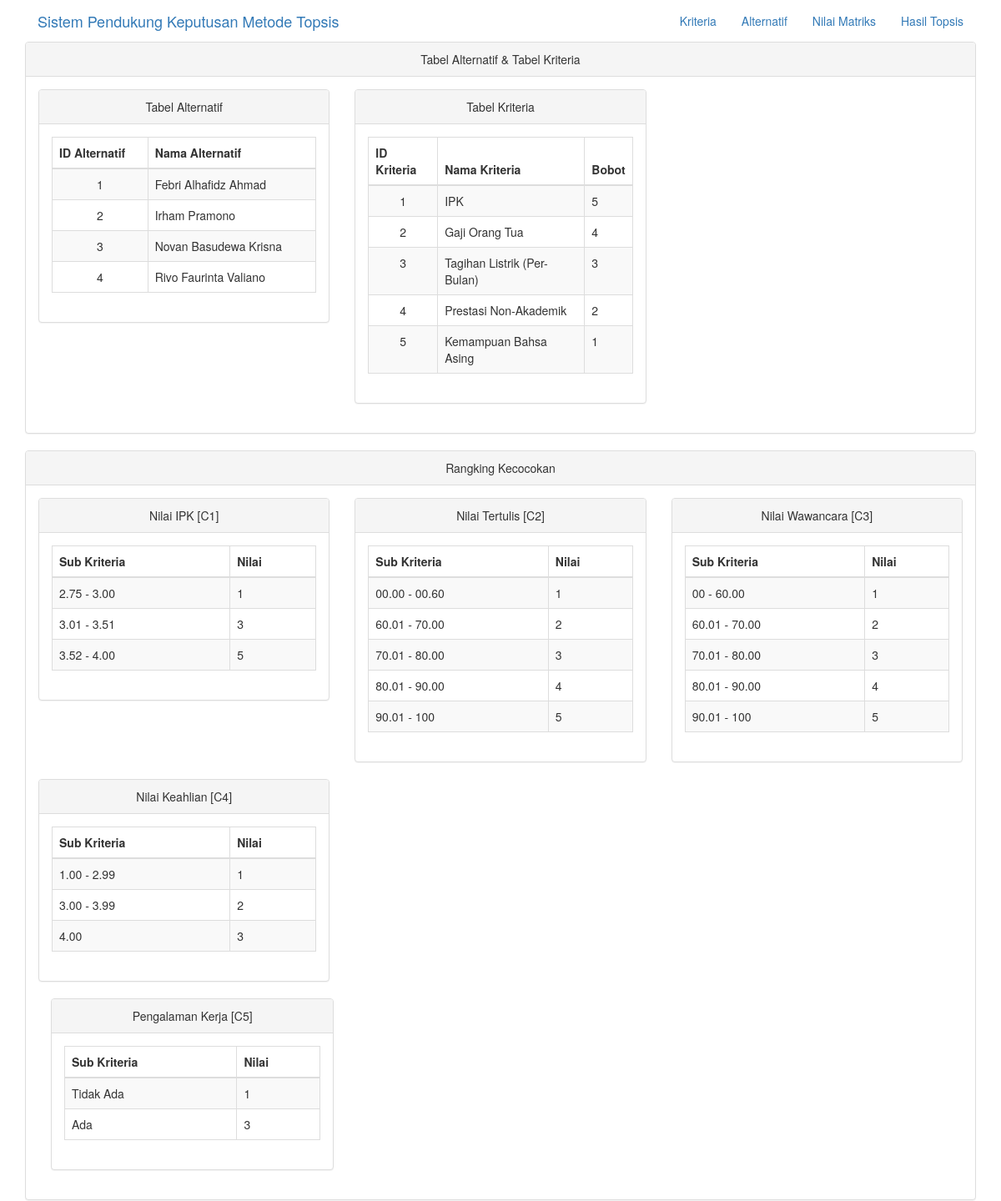
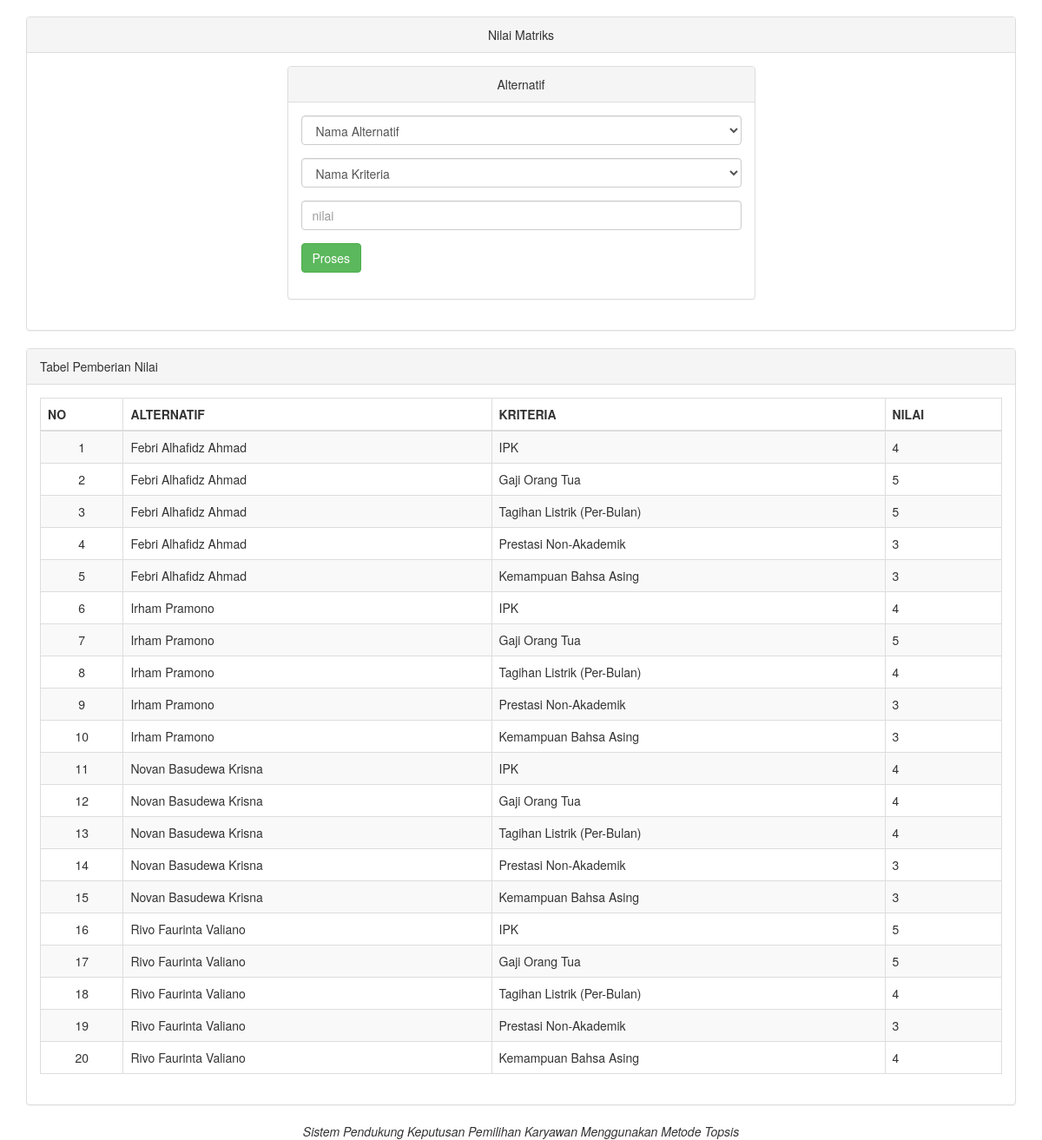
The page /nilmat.php on the database its author committed (2 pictures, top to bottom).
### tables this page shows
CREATE TABLE `tab_alternatif` (
  `id_alternatif` varchar(10) NOT NULL,
  `nama_alternatif` varchar(50) NOT NULL
);

CREATE TABLE `tab_kriteria` (
  `id_kriteria` varchar(10) NOT NULL,
  `nama_kriteria` varchar(50) NOT NULL,
  `bobot` float NOT NULL,
  `status` varchar(20) NOT NULL
);

CREATE TABLE `tab_topsis` (
  `id_alternatif` varchar(10) NOT NULL,
  `id_kriteria` varchar(10) NOT NULL,
  `nilai` float NOT NULL
);

### nilmat.php (the view, shortened to what this page needs)
<?php
include("koneksi.php");
 ?>
<!DOCTYPE html>
<html>
  <head>
    <link href="tampilan/css/bootstrap.min.css" rel="stylesheet">
  </head>
  <body>
    <nav class="">
      <div class="container">
        <div class="navbar-header">
          <a class="navbar-brand" href="index.php">Sistem Pendukung Keputusan Metode Topsis</a>
        </div>
        <div class="collapse navbar-collapse">
          <ul class="nav navbar-nav navbar-right">
            <li>
              <a href="kriteria.php">Kriteria</a>
            </li>
            <li>
              <a href="alternatif.php">Alternatif</a>
            </li>
            <li>
              <a href="nilmat.php">Nilai Matriks</a>
            </li>
            <li>
              <a href="hastop.php">Hasil Topsis</a>
            </li>
          </ul>
        </div>
      </div>
    </nav>
    <div class="container">
        <div class="row">
          <div class="col-lg-12">
            <div class="panel panel-default">
              <div class="panel-heading text-center">
                Tabel Alternatif & Tabel Kriteria
                  </div>
            <div class="panel-body">
              <div class="row">
                <div class="col-xs-6 col-md-4">
                  <div class="panel panel-default">
                    <div class="panel-heading text-center">
                      Tabel Alternatif
                    </div>
                    <div class="panel-body">
                      <div class="row">
                        <div class="col-lg-12">
                          <?php
                           $sql = $koneksi->query('SELECT * FROM tab_alternatif');
                           ?>
                          <table class="table table-striped table-bordered table-hover">
                            <thead>
                              <tr>
                                <th>ID Alternatif</th>
                                <th>Nama Alternatif</th>
                              </tr>
                            </thead>
                            <tbody>
                              <?php
                              while ($row = $sql->fetch_array()) {
                                echo ("<tr><td align=\"center\">".$row[0]."</td>");
                                echo ("<td align=\"left\">".$row[1]."</td>");
                                echo "</tr>";
                              }
                               ?>
                            </tbody>
                          </table>
                        </div>
                      </div>
                    </div>
                  </div>
                </div>
                <div class="col-xs-6 col-md-4">
                  <div class="panel panel-default">
                    <div class="panel-heading text-center">
                      Tabel Kriteria
                    </div>
                    <div class="panel-body">
                      <div class="row">
                        <div class="col-lg-12">
                          <?php
                          $sql = $koneksi->query('SELECT * FROM tab_kriteria');
                           ?>
                          <table class="table table-striped table-bordered table-hover">
                            <thead>
                              <tr>
                                <th>ID Kriteria</th>
                                <th>Nama Kriteria</th>
                                <th>Bobot</th>
                              </tr>
                            </thead>
                            <tbody>
                              <?php
                              while ($row = $sql->fetch_array()) {
                                echo ("<tr><td align=\"center\">".$row[0]."</td>");
                                echo ("<td align=\"left\">".$row[1]."</td>");
                                echo ("<td align=\"left\">".$row[2]."</td>");
                                echo "</tr>";
                              }
                               ?>
                            </tbody>
                          </table>
                        </div>
                      </div>
                    </div>
                  </div>
                </div>
              </div>
            </div>
            </div>
          </div>
        </div>
        </div>
    <div class="container">
          <div class="row">
            <div class="col-lg-12">
          <div class="panel panel-default">
            <div class="panel-heading text-center">
              Rangking Kecocokan
            </div>
          <div class="panel-body">
          <div class="row">
                <div class="col-xs-6 col-md-4">
                  <div class="panel panel-default">
                <div class="panel-heading text-center">
                  Nilai IPK [C1]
                </div>
                <div class="panel-body">
                  <table class="table table-striped table-bordered table-hover">
                    <thead>
                      <tr>
                        <th align="center">Sub Kriteria</th>
                        <th>Nilai</th>
                      </tr>
                    </thead>
                    <tbody>
                      <tr>
                        <td>2.75 - 3.00</td>
                        <td>1</td>
                      </tr>
                      <tr>
                        <td>3.01 - 3.51</td>
                        <td>3</td>
                      </tr>
                      <tr>
                        <td>3.52 - 4.00</td>
                        <td>5</td>
                      </tr>
                    </tbody>
                  </table>
                </div>
              </div>
            </div>
            <div class="col-xs-6 col-md-4">
                <div class="panel panel-default">
                  <div class="panel-heading text-center">
                  Nilai Tertulis [C2]
                </div>
                <div class="panel-body">
                  <table class="table table-striped table-bordered table-hover">
                    <thead>
                      <tr>
                        <th align="center">Sub Kriteria</th>
                        <th>Nilai</th>
                      </tr>
                    </thead>
                    <tbody>
                      <tr>
                        <td>00.00 - 00.60</td>
                        <td>1</td>
                      </tr>
                      <tr>
                        <td>60.01 - 70.00</td>
                        <td>2</td>
                      </tr>
                      <tr>
                        <td>70.01 - 80.00</td>
                        <td>3</td>
                      </tr>
                      <tr>
                        <td>80.01 - 90.00</td>
                        <td>4</td>
                      </tr>
                      <tr>
                        <td>90.01 - 100</td>
                        <td>5</td>
                      </tr>
                    </tbody>
                  </table>
                </div>
              </div>
            </div>
            <div class="col-xs-6 col-md-4">
                  <div class="panel panel-default">
                <div class="panel-heading text-center">
                  Nilai Wawancara [C3]
                </div>
                <div class="panel-body">
                  <table class="table table-striped table-bordered table-hover">
                    <thead>
                      <tr>
                        <th align="center">Sub Kriteria</th>
                        <th>Nilai</th>
                      </tr>
                    </thead>
                    <tbody>
                      <tr>
                        <td>00 - 60.00</td>
                        <td>1</td>
                      </tr>
                      <tr>
                        <td>60.01 - 70.00</td>
                        <td>2</td>
                      </tr>
                      <tr>
                        <td>70.01 - 80.00</td>
                        <td>3</td>
                      </tr>
                      <tr>
                        <td>80.01 - 90.00</td>
                        <td>4</td>
                      </tr>
                      <tr>
                        <td>90.01 - 100</td>
                        <td>5</td>
                      </tr>
                    </tbody>
                  </table>
                </div>
              </div>
            </div>
          </div>
          <div class="row">
          <center>
          <div class="col-xs-6 col-md-4">
                  <div class="panel panel-default">
                <div class="panel-heading text-center">
                  Nilai Keahlian [C4]
                </div>
                <div class="panel-body">
                  <table class="table table-striped table-bordered table-hover">
                    <thead>
                      <tr>
                        <th align="center">Sub Kriteria</th>
                        <th>Nilai</th>
                      </tr>
                    </thead>
                    <tbody>
                      <tr>
                        <td>1.00 - 2.99</td>
                        <td>1</td>
                      </tr>
                      <tr>
                        <td>3.00 - 3.99</td>
                        <td>2</td>
                      </tr>
                      <tr>
                        <td>4.00</td>
                        <td>3</td>
                      </tr>
                    </tbody>
                  </table>
                </div>
              </div>
              </center>
            </div>
            <div class="col-xs-6 col-md-4">
                  <div class="panel panel-default">
                <div class="panel-heading text-center">
                  Pengalaman Kerja [C5]
                </div>
                <div class="panel-body">
                  <table class="table table-striped table-bordered table-hover">
                    <thead>
                      <tr>
                        <th align="center">Sub Kriteria</th>
                        <th>Nilai</th>
                      </tr>
                    </thead>
                    <tbody>
                      <tr>
                        <td>Tidak Ada</td>
                        <td>1</td>
                      </tr>
                      <tr>
                        <td>Ada</td>
                        <td>3</td>
                      </tr>
                    </tbody>
                  </table>
                </div>
              </div>
            </div>
          </div>
          </div>
        </div>
        </div>
        </div>
    <div class="container">
      <div class="row">
        <div class="col-lg-12">
          <div class="panel panel-default">
            <div class="panel-heading text-center">
              Nilai Matriks
            </div>
            <div class="panel-body">
              <div class="row">
                <div class="col-lg-6 col-lg-offset-3">
                  <div class="panel panel-default">
                    <div class="panel-heading text-center">
                      Alternatif
                    </div>
                    <div class="panel-body">
                      <div class="row">
                        <div class="col-lg-12">
                          <form class="form" action="tambahnilmat.php" method="post">
                            <div class="form-group">
                              <select class="form-control" name="alter">
                                <option>Nama Alternatif</option>
                              </select>
                            </div>
                            <div class="form-group">
                              <select class="form-control" name="krit">
                                <option>Nama Kriteria</option>
                              </select>
                            </div>
                            <div class="form-group">
                              <input class="form-control" type="text" name="nilai" placeholder="nilai">
                            </div>
                            <div class="form-group">
                              <button type="submit" class="btn btn-success">Proses</button>
                            </div>
                          </form>
                        </div>
                      </div>
                    </div>
                  </div>
                </div>
                </div>
                </div>
                </div>
                </div>
        <div class="container">
          <div class="row">
            <div class="col-lg-12">
              <div class="panel panel-default">
                <div class="panel-heading">
                  Tabel Pemberian Nilai
                </div>
                <div class="panel-body">
                  <?php
                  $sql = $koneksi->query("SELECT * FROM tab_topsis
                  JOIN tab_alternatif ON tab_topsis.id_alternatif=tab_alternatif.id_alternatif
                  JOIN tab_kriteria ON tab_topsis.id_kriteria=tab_kriteria.id_kriteria") or die (mysql_error());
                   ?>
                  <table class="table table-striped table-bordered table-hover">
                    <thead>
                      <tr>
                        <th>NO</th>
                        <th>ALTERNATIF</th>
                        <th>KRITERIA</th>
                        <th>NILAI</th>
                      </tr>
                    </thead>
                    <tbody>
                      <?php
                      $no=1;
                      while ($row = $sql->fetch_array())
                      {
                        $nmkriteria   =$row['nama_kriteria'];
                        echo ("<tr><td align=\"center\">".$no."</td>");
                        echo ("<td align=\"left\">".$row[4]."</td>");
                        echo ("<td align=\"left\">".$nmkriteria."</td>");
                        echo ("<td align=\"left\">".$row[2]."</td>");
                        echo "</tr>";
                        $no++;
                      }
                       ?>
                    </tbody>
                  </table>
                </div>
              </div>
            </div>
          </div>
        </div>
        <footer class="text-center">
          <div class="footer-below">
            <div class="container">
              <div class="row">
                <div class="col-lg-12">
              <em>Sistem Pendukung Keputusan Pemilihan Karyawan Menggunakan Metode Topsis</em>
                </div>
              </div>
            </div>
          </div>
        </footer>
  </body>
</html>

### rows shown on the page
tab_alternatif: id_alternatif "1", nama_alternatif "Febri Alhafidz Ahmad"
tab_alternatif: id_alternatif "2", nama_alternatif "Irham Pramono"
tab_alternatif: id_alternatif "3", nama_alternatif "Novan Basudewa Krisna"
tab_alternatif: id_alternatif "4", nama_alternatif "Rivo Faurinta Valiano"
tab_kriteria: id_kriteria "1", nama_kriteria "IPK", bobot "5"
tab_kriteria: id_kriteria "2", nama_kriteria "Gaji Orang Tua", bobot "4"
tab_kriteria: id_kriteria "3", nama_kriteria "Tagihan Listrik (Per-Bulan)", bobot "3"
tab_kriteria: id_kriteria "4", nama_kriteria "Prestasi Non-Akademik", bobot "2"
tab_kriteria: id_kriteria "5", nama_kriteria "Kemampuan Bahsa Asing", bobot "1"
tab_topsis: id_alternatif.nama_alternatif "Febri Alhafidz Ahmad", id_kriteria.nama_kriteria "IPK", nilai "4"
tab_topsis: id_alternatif.nama_alternatif "Febri Alhafidz Ahmad", id_kriteria.nama_kriteria "Gaji Orang Tua", nilai "5"
tab_topsis: id_alternatif.nama_alternatif "Febri Alhafidz Ahmad", id_kriteria.nama_kriteria "Tagihan Listrik (Per-Bulan)", nilai "5"
tab_topsis: id_alternatif.nama_alternatif "Febri Alhafidz Ahmad", id_kriteria.nama_kriteria "Prestasi Non-Akademik", nilai "3"
tab_topsis: id_alternatif.nama_alternatif "Febri Alhafidz Ahmad", id_kriteria.nama_kriteria "Kemampuan Bahsa Asing", nilai "3"
tab_topsis: id_alternatif.nama_alternatif "Irham Pramono", id_kriteria.nama_kriteria "IPK", nilai "4"
tab_topsis: id_alternatif.nama_alternatif "Irham Pramono", id_kriteria.nama_kriteria "Gaji Orang Tua", nilai "5"
tab_topsis: id_alternatif.nama_alternatif "Irham Pramono", id_kriteria.nama_kriteria "Tagihan Listrik (Per-Bulan)", nilai "4"
tab_topsis: id_alternatif.nama_alternatif "Irham Pramono", id_kriteria.nama_kriteria "Prestasi Non-Akademik", nilai "3"
tab_topsis: id_alternatif.nama_alternatif "Irham Pramono", id_kriteria.nama_kriteria "Kemampuan Bahsa Asing", nilai "3"
tab_topsis: id_alternatif.nama_alternatif "Novan Basudewa Krisna", id_kriteria.nama_kriteria "IPK", nilai "4"
tab_topsis: id_alternatif.nama_alternatif "Novan Basudewa Krisna", id_kriteria.nama_kriteria "Gaji Orang Tua", nilai "4"
tab_topsis: id_alternatif.nama_alternatif "Novan Basudewa Krisna", id_kriteria.nama_kriteria "Tagihan Listrik (Per-Bulan)", nilai "4"
tab_topsis: id_alternatif.nama_alternatif "Novan Basudewa Krisna", id_kriteria.nama_kriteria "Prestasi Non-Akademik", nilai "3"
tab_topsis: id_alternatif.nama_alternatif "Novan Basudewa Krisna", id_kriteria.nama_kriteria "Kemampuan Bahsa Asing", nilai "3"
tab_topsis: id_alternatif.nama_alternatif "Rivo Faurinta Valiano", id_kriteria.nama_kriteria "IPK", nilai "5"
tab_topsis: id_alternatif.nama_alternatif "Rivo Faurinta Valiano", id_kriteria.nama_kriteria "Gaji Orang Tua", nilai "5"
tab_topsis: id_alternatif.nama_alternatif "Rivo Faurinta Valiano", id_kriteria.nama_kriteria "Tagihan Listrik (Per-Bulan)", nilai "4"
tab_topsis: id_alternatif.nama_alternatif "Rivo Faurinta Valiano", id_kriteria.nama_kriteria "Prestasi Non-Akademik", nilai "3"
tab_topsis: id_alternatif.nama_alternatif "Rivo Faurinta Valiano", id_kriteria.nama_kriteria "Kemampuan Bahsa Asing", nilai "4"
